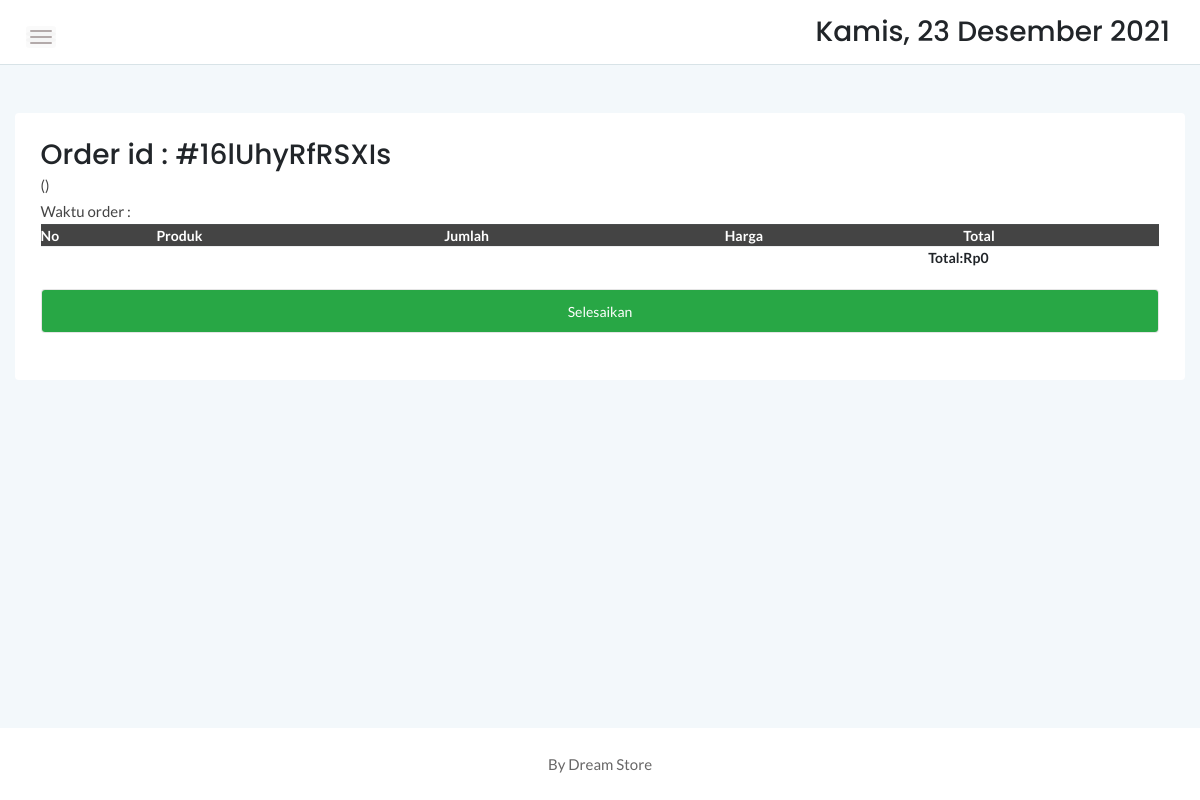
The app's page /admin/order.php?orderid=16lUhyRfRSXIs, older data.
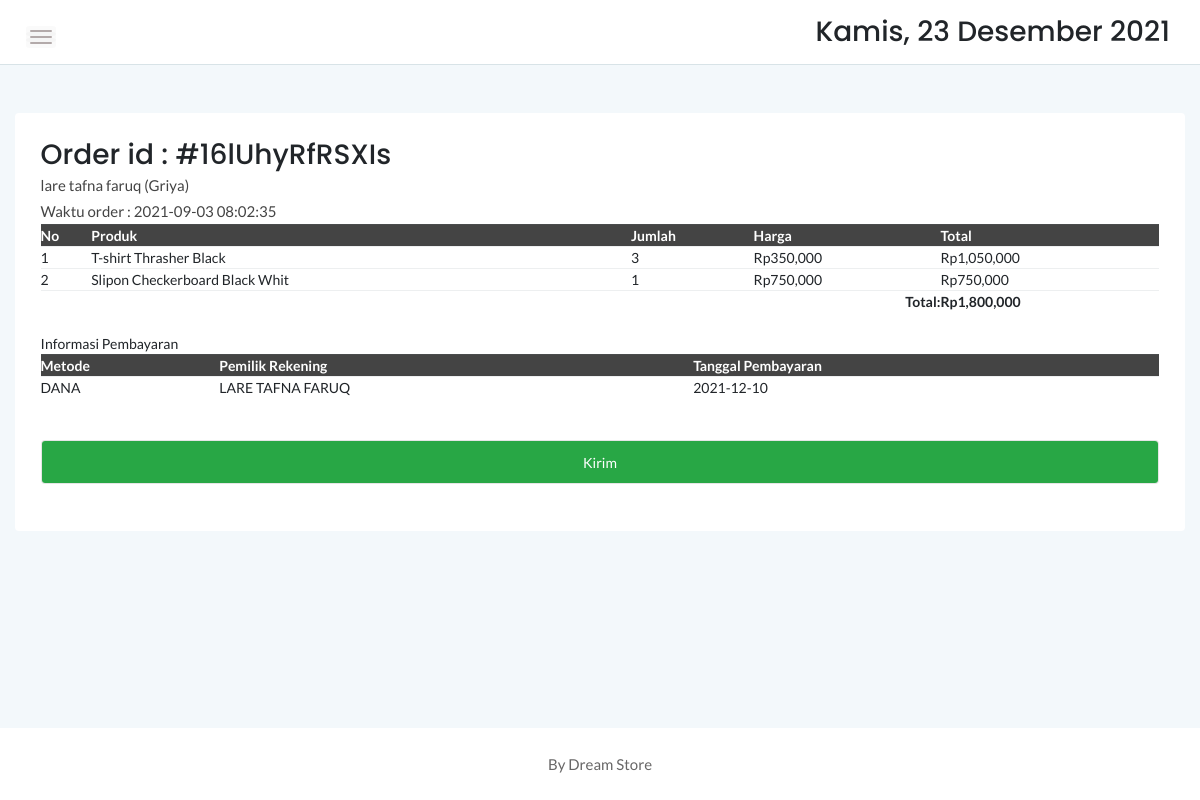
The same page, newer data.
### tables this page shows
CREATE TABLE `cart` (
  `idcart` int(11) NOT NULL,
  `orderid` varchar(100) NOT NULL,
  `userid` int(11) NOT NULL,
  `tglorder` timestamp NOT NULL DEFAULT current_timestamp(),
  `status` varchar(10) NOT NULL DEFAULT 'Cart'
);

CREATE TABLE `detailorder` (
  `detailid` int(11) NOT NULL,
  `orderid` varchar(100) NOT NULL,
  `idproduk` int(11) NOT NULL,
  `qty` int(11) NOT NULL
);

CREATE TABLE `produk` (
  `idproduk` int(11) NOT NULL,
  `idkategori` int(11) NOT NULL,
  `namaproduk` varchar(30) NOT NULL,
  `gambar` varchar(100) NOT NULL,
  `deskripsi` varchar(200) NOT NULL,
  `rate` int(11) NOT NULL,
  `hargabefore` int(11) NOT NULL,
  `hargaafter` int(11) NOT NULL,
  `tgldibuat` timestamp NOT NULL DEFAULT current_timestamp()
);

CREATE TABLE `konfirmasi` (
  `idkonfirmasi` int(11) NOT NULL,
  `orderid` varchar(100) NOT NULL,
  `userid` int(11) NOT NULL,
  `payment` varchar(10) NOT NULL,
  `namarekening` varchar(25) NOT NULL,
  `tglbayar` date NOT NULL,
  `tglsubmit` timestamp NOT NULL DEFAULT current_timestamp()
);

### admin/order.php (the view, shortened to what the changed rows need)
<?php
include '../dbconnect.php';
$orderids = $_GET['orderid'];
$liatcust = mysqli_query($conn,"select * from login l, cart c where orderid='$orderids' and l.userid=c.userid");
$checkdb = mysqli_fetch_array($liatcust);
?>
<!doctype html>
<html class="no-js" lang="en">
<head>
    <link rel="stylesheet" href="assets/css/bootstrap.min.css">
    <link rel="stylesheet" href="assets/css/font-awesome.min.css">
    <link rel="stylesheet" href="assets/css/themify-icons.css">
    <link rel="stylesheet" href="assets/css/metisMenu.css">
    <link rel="stylesheet" href="assets/css/owl.carousel.min.css">
    <link rel="stylesheet" href="assets/css/slicknav.min.css">
    <link rel="stylesheet" href="https://www.amcharts.com/lib/3/plugins/export/export.css" type="text/css" media="all" />
	<link rel="stylesheet" type="text/css" href="https://cdn.datatables.net/1.10.20/css/jquery.dataTables.min.css">
    <link rel="stylesheet" type="text/css" href="https://cdn.datatables.net/1.10.20/css/jquery.dataTables.css">
    <link rel="stylesheet" type="text/css" href="https://cdn.datatables.net/1.10.20/css/dataTables.bootstrap4.min.css">
    <link rel="stylesheet" type="text/css" href="https://cdn.datatables.net/responsive/2.2.3/css/responsive.bootstrap.min.css">
    <link rel="stylesheet" type="text/css" href="https://cdn.datatables.net/responsive/2.2.3/css/responsive.jqueryui.min.css">
	<link rel="stylesheet" type="text/css" href="https://cdn.datatables.net/buttons/1.5.2/css/buttons.dataTables.min.css">
    <link rel="stylesheet" href="assets/css/typography.css">
    <link rel="stylesheet" href="assets/css/default-css.css">
    <link rel="stylesheet" href="assets/css/styles.css">
    <link rel="stylesheet" href="assets/css/responsive.css">
</head>
<body>
    <div class="page-container">
        <div class="main-content">
            <div class="main-content-inner">
                <div class="row mt-5 mb-5">
                    <div class="col-12">
                        <div class="card">
                            <div class="card-body">
                                <div class="d-sm-flex justify-content-between align-items-center">
									<h3>Order id : #<?php echo $orderids ?></h3>
								</div>
                                   <p><?php echo $checkdb['namalengkap']; ?> (<?php echo $checkdb['alamat']; ?>)</p>
								<p>Waktu order : <?php echo $checkdb['tglorder']; ?></p>
								   <div class="data-tables datatable-dark">
										 <table id="dataTable3" class="display" style="width:100%"><thead class="thead-dark">
											<tr>
												<th>No</th>
												<th>Produk</th>
												<th>Jumlah</th>
												<th>Harga</th>
												<th>Total</th>
											</tr></thead><tbody>
											<?php
											$brgs=mysqli_query($conn,"SELECT * from detailorder d, produk p where orderid='$orderids' and d.idproduk=p.idproduk order by d.idproduk ASC");
											$no=1;
											while($p=mysqli_fetch_array($brgs)){
												$total = $p['qty']*$p['hargaafter'];
												?>
												<tr>
													<td><?php echo $no++ ?></td>
													<td><?php echo $p['namaproduk'] ?></td>
													<td><?php echo $p['qty'] ?></td>
													<td>Rp<?php echo number_format($p['hargaafter']) ?></td>
													<td>Rp<?php echo number_format($total) ?></td>
												</tr>
												<?php
											}
											?>
										</tbody>
										<tfoot>
											<tr>
												<th colspan="4" style="text-align:right">Total:</th>
												<th>Rp<?php
												$result1 = mysqli_query($conn,"SELECT SUM(d.qty*p.hargaafter) AS count FROM detailorder d, produk p where orderid='$orderids' and d.idproduk=p.idproduk order by d.idproduk ASC");
												$cekrow = mysqli_num_rows($result1);
												$row1 = mysqli_fetch_assoc($result1);
												$count = $row1['count'];
												if($cekrow > 0){
													echo number_format($count);
													} else {
														echo 'No data';
													}?></th>
											</tr>
										</tfoot>
										</table>
                                    </div>
									<br>
									<?php
									if($checkdb['status']=='Confirmed'){
										$ambilinfo = mysqli_query($conn,"select * from konfirmasi where orderid='$orderids'");
										while($tarik=mysqli_fetch_array($ambilinfo)){
										$met = $tarik['payment'];
										$namarek = $tarik['namarekening'];
										$tglb = $tarik['tglbayar'];
										echo '
										Informasi Pembayaran
									<div class="data-tables datatable-dark">
									<table id="dataTable2" class="display" style="width:100%"><thead class="thead-dark">
											<tr>
												<th>Metode</th>
												<th>Pemilik Rekening</th>
												<th>Tanggal Pembayaran</th>
											</tr></thead><tbody>
											<tr>
											<td>'.$met.'</td>
											<td>'.$namarek.'</td>
											<td>'.$tglb.'</td>
											</tr>
											</tbody>
										</table>
									</div>
									<br><br>
									<form method="post">
									<input type="submit" name="kirim" class="form-control btn btn-success" value="Kirim" \>
									</form>
									';
									}
									} else {
										echo '
									<form method="post">
									<input type="submit" name="selesai" class="form-control btn btn-success" value="Selesaikan" \>
									</form>
									';
									}
									?>
									<br>
                                </div>
                            </div>
                        </div>
                    </div>
            </div>
        </div>
    </div>
</body>
</html>

Row changes from the older to the newer data that the page shows:
added cart: userid.namalengkap "lare tafna faruq", userid.alamat "Griya", tglorder "2021-09-03 08:02:35"
added detailorder: idproduk.namaproduk "T-shirt Thrasher Black", qty "3", idproduk.hargaafter "350,000", qty.hargaafter "1,050,000"
added detailorder: idproduk.namaproduk "Slipon Checkerboard Black Whit", qty "1", idproduk.hargaafter "750,000", qty.hargaafter "750,000"
added konfirmasi: payment "DANA", namarekening "LARE TAFNA FARUQ", tglbayar "2021-12-10"
Text that changed along with them:
$count: "0" → "1,800,000"
form field selesai: "Selesaikan" → (not shown)
